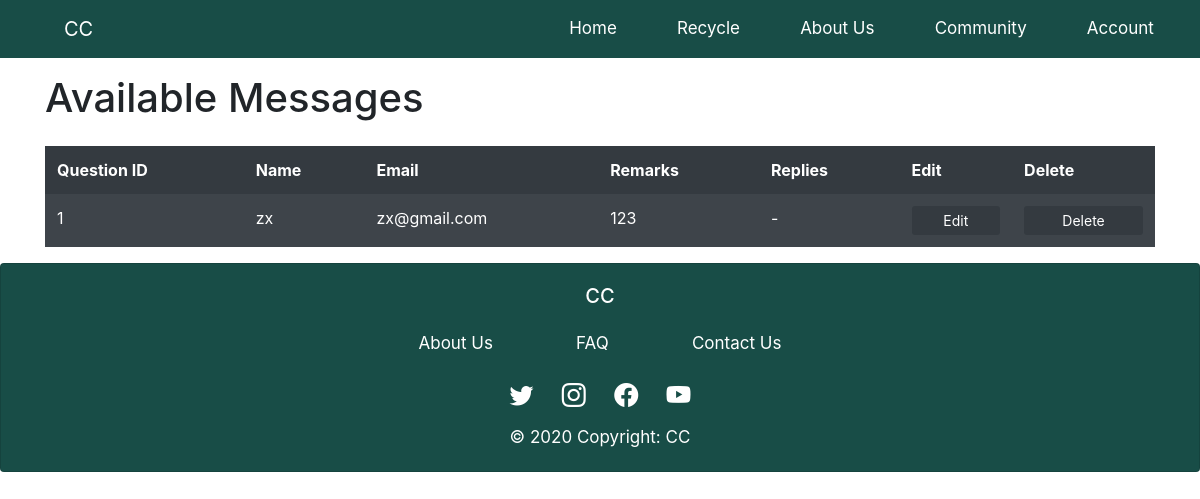
Page /RetrieveContact on the committed database.
### app.py (models this page shows)
class ContactUs(db.Model):
    id = db.Column(db.Integer, primary_key=True)
    name = db.Column(db.String(200), nullable=False)
    email = db.Column(db.String(200), nullable=False)
    remarks = db.Column(db.Text, nullable=False)
    replies = db.Column(db.Text, nullable=False)

### app.py (the view)
@app.route('/RetrieveContact')
def retrieve_contact():
    user_messages = ContactUs.query.order_by(ContactUs.id)
    return render_template("retrieveContact.html", user_messages = user_messages)

### app.py (called while the page is built)
@app.before_request
def before_request():
    g.user = None
    if 'user id' in session:
        g.user = session['user id']

### templates/retrievecontact.html (shortened to what this page needs)
{% extends "base.html" %}
{% block content %}
<div class="container mt-3">
    <h1 class="pb-3">Available Messages</h1>
  <table class="table table-dark table-striped table-hover">
    <thead>
      <tr>
        <th>Question ID</th>
        <th>Name</th>
        <th>Email</th>
        <th>Remarks</th>
        <th>Replies</th>
        <th>Edit</th>
        <th>Delete</th>
      </tr>
    </thead>
    <tbody>
    {% for qn in user_messages %}
      <tr>
        <td>{{ qn.id }}</td>
        <td>{{ qn.name }}</td>
        <td>{{ qn.email }}</td>
        <td>{{ qn.remarks }}</td>
        <td>{{ qn.replies }}</td>
        <td><a type="button" href="{{ url_for('edit_message', id=qn.id) }}" class="text-center btn-sm btn-dark w-100">
          Edit
        </a></td>
        <td>
        <a type="button" href="{{ url_for('delete_contact', id=qn.id) }}" class="text-center btn-sm btn-dark w-100">
          Delete
        </a>
        </td>
      </tr>
    {% endfor %}
    </tbody>
  </table>
</div>
{% endblock %}

### static/CSS/base.css (style rules this page uses)
a, i { color: #FFF; }
.table td, .table thead th { border-top: none; border-bottom: 0rem !important; }

### rows in the picture
ContactUs: id "1", name "zx", email "zx@gmail.com", remarks "123", replies "-"
